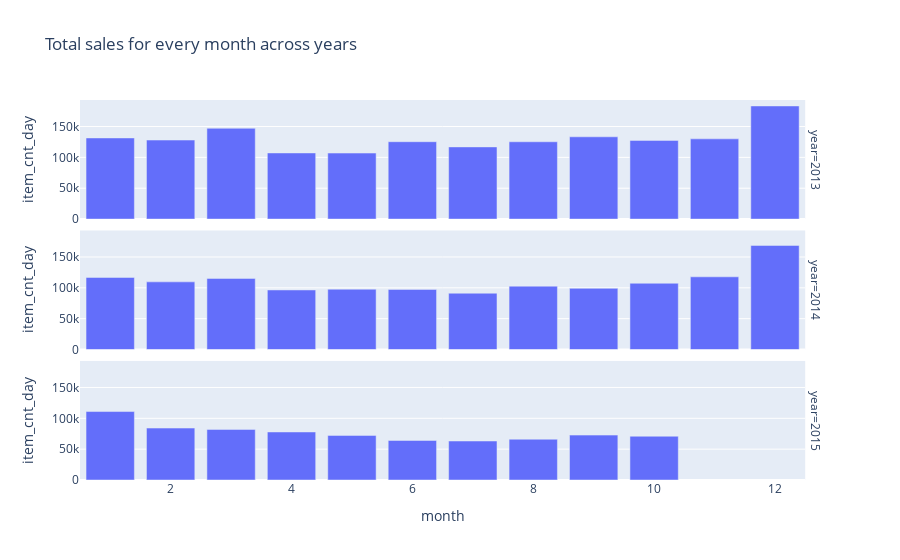

Notebook cell for this chart:
### Markdown cell above
**For almost all shops T-Shirts is the most sold category**

### Code cell
yearDayDF=salesDF.groupby(['year','month'],as_index=False).agg({'item_cnt_day':'sum'})
fig=px.bar(yearDayDF,x='month',y='item_cnt_day',facet_row='year',title='Total sales for every month across years')
fig.show()

### Figure 1 — Plotly figure (JSON) as saved in the notebook; plotly's stock layout.template omitted (floating-point values rounded to 4 significant figures)
{"data": [{"alignmentgroup": "True", "hovertemplate": "year=2013<br>month=%{x}<br>item_cnt_day=%{y}<extra></extra>", "legendgroup": "", "marker": {"color": "#636efa", "pattern": {"shape": ""}}, "name": "", "offsetgroup": "", "orientation": "v", "showlegend": false, "textposition": "auto", "type": "bar", "x": [1, 2, 3, 4, 5, 6, 7, 8, 9, 10, 11, 12], "xaxis": "x3", "y": [131478, 128090, 147141, 107190, 106970, 125381, 116965, 125291, 133329, 127540, 130008, 183341], "yaxis": "y3"}, {"alignmentgroup": "True", "hovertemplate": "year=2014<br>month=%{x}<br>item_cnt_day=%{y}<extra></extra>", "legendgroup": "", "marker": {"color": "#636efa", "pattern": {"shape": ""}}, "name": "", "offsetgroup": "", "orientation": "v", "showlegend": false, "textposition": "auto", "type": "bar", "x": [1, 2, 3, 4, 5, 6, 7, 8, 9, 10, 11, 12], "xaxis": "x2", "y": [116899, 109686, 115296, 96555, 97789, 97429, 91280, 102721, 99208, 107422, 117844, 168754], "yaxis": "y2"}, {"alignmentgroup": "True", "hovertemplate": "year=2015<br>month=%{x}<br>item_cnt_day=%{y}<extra></extra>", "legendgroup": "", "marker": {"color": "#636efa", "pattern": {"shape": ""}}, "name": "", "offsetgroup": "", "orientation": "v", "showlegend": false, "textposition": "auto", "type": "bar", "x": [1, 2, 3, 4, 5, 6, 7, 8, 9, 10], "xaxis": "x", "y": [110966, 84186, 82003, 77822, 72294, 64113, 63185, 66078, 72775, 70952], "yaxis": "y"}], "layout": {"annotations": [{"font": {}, "showarrow": false, "text": "year=2015", "textangle": 90, "x": 0.98, "xanchor": "left", "xref": "paper", "y": 0.1567, "yanchor": "middle", "yref": "paper"}, {"font": {}, "showarrow": false, "text": "year=2014", "textangle": 90, "x": 0.98, "xanchor": "left", "xref": "paper", "y": 0.5, "yanchor": "middle", "yref": "paper"}, {"font": {}, "showarrow": false, "text": "year=2013", "textangle": 90, "x": 0.98, "xanchor": "left", "xref": "paper", "y": 0.8433, "yanchor": "middle", "yref": "paper"}], "barmode": "relative", "legend": {"tracegroupgap": 0}, "title": {"text": "Total sales for every month across years"}, "xaxis": {"anchor": "y", "domain": [0, 0.98], "title": {"text": "month"}, "type": "linear", "range": [0.5, 12.5], "autorange": true}, "xaxis2": {"anchor": "y2", "domain": [0, 0.98], "matches": "x", "showticklabels": false, "type": "linear", "range": [0.5, 12.5], "autorange": true}, "xaxis3": {"anchor": "y3", "domain": [0, 0.98], "matches": "x", "showticklabels": false, "type": "linear", "range": [0.5, 12.5], "autorange": true}, "yaxis": {"anchor": "x", "domain": [0, 0.3133], "title": {"text": "item_cnt_day"}, "type": "linear", "range": [0, 193000.0], "autorange": true}, "yaxis2": {"anchor": "x2", "domain": [0.3433, 0.6567], "matches": "y", "title": {"text": "item_cnt_day"}, "type": "linear", "range": [0, 193000.0], "autorange": true}, "yaxis3": {"anchor": "x3", "domain": [0.6867, 1.0], "matches": "y", "title": {"text": "item_cnt_day"}, "type": "linear", "range": [0, 193000.0], "autorange": true}, "autosize": true}}
